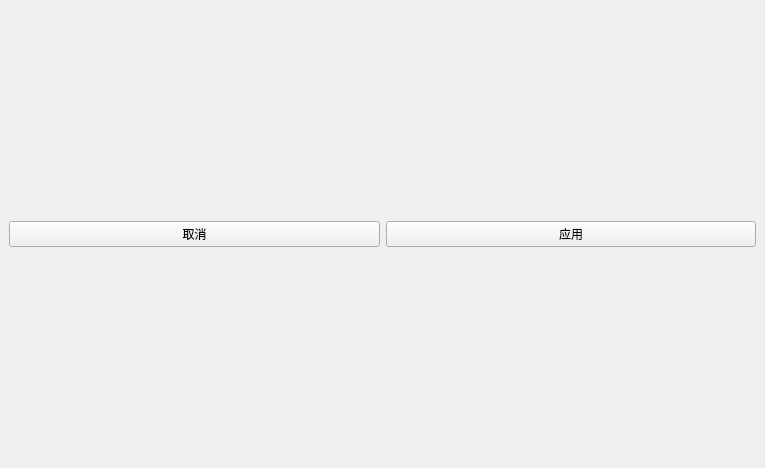
<?xml version="1.0" encoding="UTF-8"?>
<ui version="4.0">
 <class>AbstractPropertyBrowserWindow</class>
 <widget class="QMainWindow" name="AbstractPropertyBrowserWindow">
  <property name="geometry">
   <rect>
    <x>0</x>
    <y>0</y>
    <width>765</width>
    <height>468</height>
   </rect>
  </property>
  <property name="windowTitle">
   <string>AbstractPropertyBrowserWindow</string>
  </property>
  <widget class="QWidget" name="centralwidget">
   <layout class="QGridLayout" name="gridLayout_2" rowstretch="9,1">
    <item row="0" column="0">
     <layout class="QGridLayout" name="gridLayout"/>
    </item>
    <item row="1" column="0">
     <layout class="QHBoxLayout" name="horizontalLayout">
      <item>
       <widget class="QPushButton" name="pushButton">
        <property name="text">
         <string>取消</string>
        </property>
       </widget>
      </item>
      <item>
       <widget class="QPushButton" name="pushButton_2">
        <property name="text">
         <string>应用</string>
        </property>
       </widget>
      </item>
     </layout>
    </item>
   </layout>
  </widget>
  <widget class="QMenuBar" name="menubar">
   <property name="geometry">
    <rect>
     <x>0</x>
     <y>0</y>
     <width>765</width>
     <height>26</height>
    </rect>
   </property>
  </widget>
 </widget>
 <resources/>
 <connections/>
</ui>
